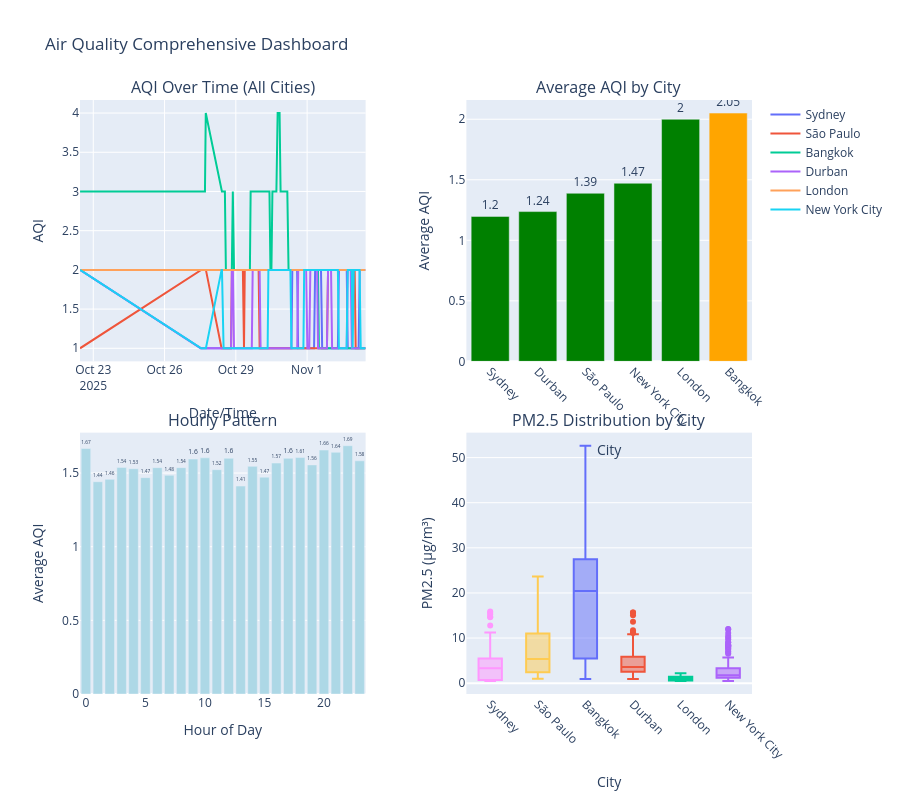

Here is the notebook cell this chart was saved with:
### Markdown cell above
## 5. Interactive Dashboard 📊

### Code cell
# Create comprehensive dashboard
fig = make_subplots(
    rows=2, cols=2,
    subplot_titles=(
        'AQI Over Time (All Cities)',
        'Average AQI by City',
        'Hourly Pattern',
        'PM2.5 Distribution by City'
    ),
    specs=[
        [{"type": "scatter"}, {"type": "bar"}],
        [{"type": "bar"}, {"type": "box"}]
    ],
    vertical_spacing=0.12,
    horizontal_spacing=0.15
)

# 1. Time series (top left)
for city in df['city_name'].unique():
    city_data = df[df['city_name'] == city].sort_values('timestamp')
    fig.add_trace(
        go.Scatter(x=city_data['timestamp'], y=city_data['aqi'],
                   name=city, mode='lines', showlegend=True),
        row=1, col=1
    )

# 2. City averages (top right)
city_avg = df.groupby('city_name')['aqi'].mean().sort_values()
colors_bar = ['green' if x <= 2 else 'orange' if x <= 3 else 'red' for x in city_avg.values]
fig.add_trace(
    go.Bar(x=city_avg.index, y=city_avg.values, marker_color=colors_bar,
           showlegend=False, text=city_avg.values.round(2), textposition='outside'),
    row=1, col=2
)

# 3. Hourly pattern (bottom left)
hourly = df.groupby('hour')['aqi'].mean()
fig.add_trace(
    go.Bar(x=hourly.index, y=hourly.values, marker_color='lightblue',
           showlegend=False, text=hourly.values.round(2), textposition='outside'),
    row=2, col=1
)

# 4. PM2.5 box plot (bottom right)
for city in df['city_name'].unique():
    fig.add_trace(
        go.Box(y=df[df['city_name'] == city]['pm2_5'],
               name=city, showlegend=False),
        row=2, col=2
    )

# Update layout
fig.update_layout(height=800, title_text="Air Quality Comprehensive Dashboard", showlegend=True)
fig.update_xaxes(title_text="Date/Time", row=1, col=1)
fig.update_xaxes(title_text="City", tickangle=45, row=1, col=2)
fig.update_xaxes(title_text="Hour of Day", row=2, col=1)
fig.update_xaxes(title_text="City", tickangle=45, row=2, col=2)

fig.update_yaxes(title_text="AQI", row=1, col=1)
fig.update_yaxes(title_text="Average AQI", row=1, col=2)
fig.update_yaxes(title_text="Average AQI", row=2, col=1)
fig.update_yaxes(title_text="PM2.5 (μg/m³)", row=2, col=2)

fig.show()

# Save dashboard
dashboard_path = project_root / 'notebooks' / 'aqi_dashboard.html'
fig.write_html(str(dashboard_path))
print(f"\n✅ Dashboard saved to: {dashboard_path}")
print("📊 You can open this HTML file in any browser for a standalone dashboard!")

### Figure 1 — Plotly figure (JSON) as saved in the notebook; plotly's stock layout.template omitted (floating-point values rounded to 4 significant figures; data arrays with more than 128 entries replaced by an {"elided": "..."} marker saying what was removed)
{"data": [{"mode": "lines", "name": "Sydney", "showlegend": true, "type": "scatter", "x": {"elided": "157 str values"}, "xaxis": "x", "y": {"elided": "157 int values"}, "yaxis": "y"}, {"mode": "lines", "name": "São Paulo", "showlegend": true, "type": "scatter", "x": {"elided": "157 str values"}, "xaxis": "x", "y": {"elided": "157 int values"}, "yaxis": "y"}, {"mode": "lines", "name": "Bangkok", "showlegend": true, "type": "scatter", "x": {"elided": "157 str values"}, "xaxis": "x", "y": {"elided": "157 int values"}, "yaxis": "y"}, {"mode": "lines", "name": "Durban", "showlegend": true, "type": "scatter", "x": {"elided": "156 str values"}, "xaxis": "x", "y": {"elided": "156 int values"}, "yaxis": "y"}, {"mode": "lines", "name": "London", "showlegend": true, "type": "scatter", "x": {"elided": "157 str values"}, "xaxis": "x", "y": {"elided": "157 int values"}, "yaxis": "y"}, {"mode": "lines", "name": "New York City", "showlegend": true, "type": "scatter", "x": {"elided": "157 str values"}, "xaxis": "x", "y": {"elided": "157 int values"}, "yaxis": "y"}, {"marker": {"color": ["green", "green", "green", "green", "green", "orange"]}, "showlegend": false, "text": [1.2, 1.24, 1.39, 1.47, 2.0, 2.05], "textposition": "outside", "type": "bar", "x": ["Sydney", "Durban", "São Paulo", "New York City", "London", "Bangkok"], "xaxis": "x2", "y": [1.197, 1.237, 1.389, 1.471, 2.0, 2.051], "yaxis": "y2"}, {"marker": {"color": "lightblue"}, "showlegend": false, "text": [1.67, 1.44, 1.46, 1.54, 1.53, 1.47, 1.54, 1.48, 1.54, 1.6, 1.6, 1.52, 1.6, 1.41, 1.55, 1.47, 1.57, 1.6, 1.61, 1.56, 1.66, 1.64, 1.69, 1.58], "textposition": "outside", "type": "bar", "x": [0, 1, 2, 3, 4, 5, 6, 7, 8, 9, 10, 11, 12, 13, 14, 15, 16, 17, 18, 19, 20, 21, 22, 23], "xaxis": "x3", "y": [1.667, 1.441, 1.457, 1.538, 1.529, 1.469, 1.537, 1.485, 1.537, 1.595, 1.603, 1.523, 1.6, 1.412, 1.545, 1.472, 1.568, 1.6, 1.605, 1.556, 1.656, 1.641, 1.686, 1.583], "yaxis": "y3"}, {"name": "Sydney", "showlegend": false, "type": "box", "xaxis": "x4", "y": {"elided": "157 float values"}, "yaxis": "y4"}, {"name": "São Paulo", "showlegend": false, "type": "box", "xaxis": "x4", "y": {"elided": "157 float values"}, "yaxis": "y4"}, {"name": "Bangkok", "showlegend": false, "type": "box", "xaxis": "x4", "y": {"elided": "157 float values"}, "yaxis": "y4"}, {"name": "Durban", "showlegend": false, "type": "box", "xaxis": "x4", "y": {"elided": "156 float values"}, "yaxis": "y4"}, {"name": "London", "showlegend": false, "type": "box", "xaxis": "x4", "y": {"elided": "157 float values"}, "yaxis": "y4"}, {"name": "New York City", "showlegend": false, "type": "box", "xaxis": "x4", "y": {"elided": "157 float values"}, "yaxis": "y4"}], "layout": {"annotations": [{"font": {"size": 16}, "showarrow": false, "text": "AQI Over Time (All Cities)", "x": 0.2125, "xanchor": "center", "xref": "paper", "y": 1, "yanchor": "bottom", "yref": "paper"}, {"font": {"size": 16}, "showarrow": false, "text": "Average AQI by City", "x": 0.7875, "xanchor": "center", "xref": "paper", "y": 1, "yanchor": "bottom", "yref": "paper"}, {"font": {"size": 16}, "showarrow": false, "text": "Hourly Pattern", "x": 0.2125, "xanchor": "center", "xref": "paper", "y": 0.44, "yanchor": "bottom", "yref": "paper"}, {"font": {"size": 16}, "showarrow": false, "text": "PM2.5 Distribution by City", "x": 0.7875, "xanchor": "center", "xref": "paper", "y": 0.44, "yanchor": "bottom", "yref": "paper"}], "height": 800, "showlegend": true, "title": {"text": "Air Quality Comprehensive Dashboard"}, "xaxis": {"anchor": "y", "domain": [0, 0.425], "title": {"text": "Date/Time"}}, "xaxis2": {"anchor": "y2", "domain": [0.575, 1], "tickangle": 45, "title": {"text": "City"}}, "xaxis3": {"anchor": "y3", "domain": [0, 0.425], "title": {"text": "Hour of Day"}}, "xaxis4": {"anchor": "y4", "domain": [0.575, 1], "tickangle": 45, "title": {"text": "City"}}, "yaxis": {"anchor": "x", "domain": [0.56, 1], "title": {"text": "AQI"}}, "yaxis2": {"anchor": "x2", "domain": [0.56, 1], "title": {"text": "Average AQI"}}, "yaxis3": {"anchor": "x3", "domain": [0, 0.44], "title": {"text": "Average AQI"}}, "yaxis4": {"anchor": "x4", "domain": [0, 0.44], "title": {"text": "PM2.5 (μg/m³)"}}}}
